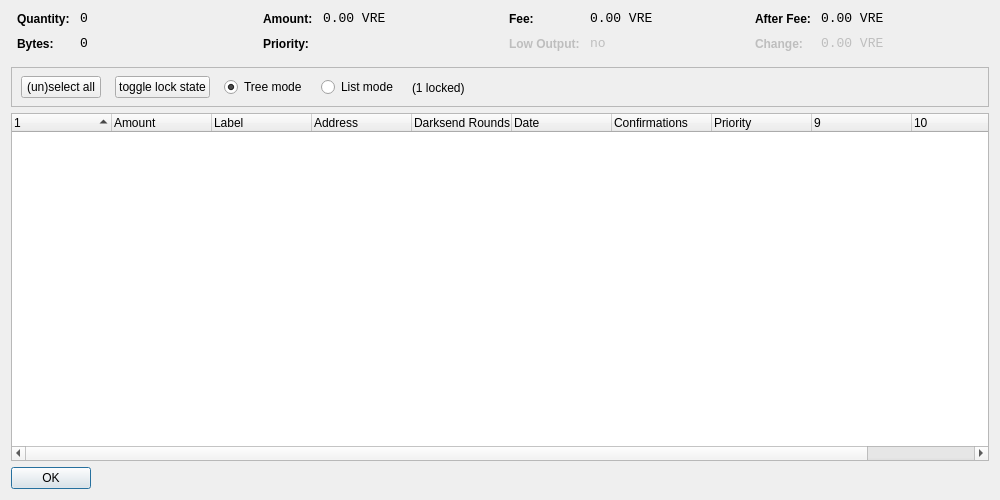
<?xml version="1.0" encoding="UTF-8"?>
<ui version="4.0">
 <class>CoinControlDialog</class>
 <widget class="QDialog" name="CoinControlDialog">
  <property name="geometry">
   <rect>
    <x>0</x>
    <y>0</y>
    <width>1000</width>
    <height>500</height>
   </rect>
  </property>
  <property name="windowTitle">
   <string>Coin Control</string>
  </property>
  <layout class="QVBoxLayout" name="verticalLayout">
   <item>
    <layout class="QHBoxLayout" name="horizontalLayoutTop" stretch="0,0,0,0">
     <property name="topMargin">
      <number>0</number>
     </property>
     <property name="bottomMargin">
      <number>10</number>
     </property>
     <item>
      <layout class="QFormLayout" name="formLayoutCoinControl1">
       <property name="horizontalSpacing">
        <number>10</number>
       </property>
       <property name="verticalSpacing">
        <number>10</number>
       </property>
       <property name="leftMargin">
        <number>6</number>
       </property>
       <property name="rightMargin">
        <number>6</number>
       </property>
       <item row="0" column="0">
        <widget class="QLabel" name="labelCoinControlQuantityText">
         <property name="styleSheet">
          <string notr="true">font-weight:bold;</string>
         </property>
         <property name="text">
          <string>Quantity:</string>
         </property>
        </widget>
       </item>
       <item row="0" column="1">
        <widget class="QLabel" name="labelCoinControlQuantity">
         <property name="font">
          <font>
           <family>Monospace</family>
           <pointsize>10</pointsize>
          </font>
         </property>
         <property name="cursor">
          <cursorShape>IBeamCursor</cursorShape>
         </property>
         <property name="contextMenuPolicy">
          <enum>Qt::ActionsContextMenu</enum>
         </property>
         <property name="text">
          <string notr="true">0</string>
         </property>
         <property name="textInteractionFlags">
          <set>Qt::LinksAccessibleByMouse|Qt::TextSelectableByKeyboard|Qt::TextSelectableByMouse</set>
         </property>
        </widget>
       </item>
       <item row="1" column="0">
        <widget class="QLabel" name="labelCoinControlBytesText">
         <property name="styleSheet">
          <string notr="true">font-weight:bold;</string>
         </property>
         <property name="text">
          <string>Bytes:</string>
         </property>
        </widget>
       </item>
       <item row="1" column="1">
        <widget class="QLabel" name="labelCoinControlBytes">
         <property name="font">
          <font>
           <family>Monospace</family>
           <pointsize>10</pointsize>
          </font>
         </property>
         <property name="cursor">
          <cursorShape>IBeamCursor</cursorShape>
         </property>
         <property name="contextMenuPolicy">
          <enum>Qt::ActionsContextMenu</enum>
         </property>
         <property name="text">
          <string notr="true">0</string>
         </property>
         <property name="textInteractionFlags">
          <set>Qt::LinksAccessibleByMouse|Qt::TextSelectableByKeyboard|Qt::TextSelectableByMouse</set>
         </property>
        </widget>
       </item>
      </layout>
     </item>
     <item>
      <layout class="QFormLayout" name="formLayoutCoinControl2">
       <property name="horizontalSpacing">
        <number>10</number>
       </property>
       <property name="verticalSpacing">
        <number>10</number>
       </property>
       <property name="leftMargin">
        <number>6</number>
       </property>
       <property name="rightMargin">
        <number>6</number>
       </property>
       <item row="0" column="0">
        <widget class="QLabel" name="labelCoinControlAmountText">
         <property name="styleSheet">
          <string notr="true">font-weight:bold;</string>
         </property>
         <property name="text">
          <string>Amount:</string>
         </property>
        </widget>
       </item>
       <item row="0" column="1">
        <widget class="QLabel" name="labelCoinControlAmount">
         <property name="font">
          <font>
           <family>Monospace</family>
           <pointsize>10</pointsize>
          </font>
         </property>
         <property name="cursor">
          <cursorShape>IBeamCursor</cursorShape>
         </property>
         <property name="contextMenuPolicy">
          <enum>Qt::ActionsContextMenu</enum>
         </property>
         <property name="text">
          <string notr="true">0.00 VRE</string>
         </property>
         <property name="textInteractionFlags">
          <set>Qt::LinksAccessibleByMouse|Qt::TextSelectableByKeyboard|Qt::TextSelectableByMouse</set>
         </property>
        </widget>
       </item>
       <item row="1" column="0">
        <widget class="QLabel" name="labelCoinControlPriorityText">
         <property name="styleSheet">
          <string notr="true">font-weight:bold;</string>
         </property>
         <property name="text">
          <string>Priority:</string>
         </property>
        </widget>
       </item>
       <item row="1" column="1">
        <widget class="QLabel" name="labelCoinControlPriority">
         <property name="font">
          <font>
           <family>Monospace</family>
           <pointsize>10</pointsize>
          </font>
         </property>
         <property name="cursor">
          <cursorShape>IBeamCursor</cursorShape>
         </property>
         <property name="contextMenuPolicy">
          <enum>Qt::ActionsContextMenu</enum>
         </property>
         <property name="text">
          <string/>
         </property>
         <property name="textInteractionFlags">
          <set>Qt::LinksAccessibleByMouse|Qt::TextSelectableByKeyboard|Qt::TextSelectableByMouse</set>
         </property>
        </widget>
       </item>
      </layout>
     </item>
     <item>
      <layout class="QFormLayout" name="formLayoutCoinControl3">
       <property name="horizontalSpacing">
        <number>10</number>
       </property>
       <property name="verticalSpacing">
        <number>10</number>
       </property>
       <property name="leftMargin">
        <number>6</number>
       </property>
       <property name="rightMargin">
        <number>6</number>
       </property>
       <item row="0" column="0">
        <widget class="QLabel" name="labelCoinControlFeeText">
         <property name="styleSheet">
          <string notr="true">font-weight:bold;</string>
         </property>
         <property name="text">
          <string>Fee:</string>
         </property>
        </widget>
       </item>
       <item row="0" column="1">
        <widget class="QLabel" name="labelCoinControlFee">
         <property name="font">
          <font>
           <family>Monospace</family>
           <pointsize>10</pointsize>
          </font>
         </property>
         <property name="cursor">
          <cursorShape>IBeamCursor</cursorShape>
         </property>
         <property name="contextMenuPolicy">
          <enum>Qt::ActionsContextMenu</enum>
         </property>
         <property name="text">
          <string notr="true">0.00 VRE</string>
         </property>
         <property name="textInteractionFlags">
          <set>Qt::LinksAccessibleByMouse|Qt::TextSelectableByKeyboard|Qt::TextSelectableByMouse</set>
         </property>
        </widget>
       </item>
       <item row="1" column="0">
        <widget class="QLabel" name="labelCoinControlLowOutputText">
         <property name="enabled">
          <bool>false</bool>
         </property>
         <property name="styleSheet">
          <string notr="true">font-weight:bold;</string>
         </property>
         <property name="text">
          <string>Low Output:</string>
         </property>
        </widget>
       </item>
       <item row="1" column="1">
        <widget class="QLabel" name="labelCoinControlLowOutput">
         <property name="enabled">
          <bool>false</bool>
         </property>
         <property name="font">
          <font>
           <family>Monospace</family>
           <pointsize>10</pointsize>
          </font>
         </property>
         <property name="cursor">
          <cursorShape>IBeamCursor</cursorShape>
         </property>
         <property name="contextMenuPolicy">
          <enum>Qt::ActionsContextMenu</enum>
         </property>
         <property name="text">
          <string notr="true">no</string>
         </property>
         <property name="textInteractionFlags">
          <set>Qt::LinksAccessibleByMouse|Qt::TextSelectableByKeyboard|Qt::TextSelectableByMouse</set>
         </property>
        </widget>
       </item>
      </layout>
     </item>
     <item>
      <layout class="QFormLayout" name="formLayoutCoinControl4">
       <property name="horizontalSpacing">
        <number>10</number>
       </property>
       <property name="verticalSpacing">
        <number>10</number>
       </property>
       <property name="leftMargin">
        <number>6</number>
       </property>
       <property name="rightMargin">
        <number>6</number>
       </property>
       <item row="0" column="0">
        <widget class="QLabel" name="labelCoinControlAfterFeeText">
         <property name="styleSheet">
          <string notr="true">font-weight:bold;</string>
         </property>
         <property name="text">
          <string>After Fee:</string>
         </property>
        </widget>
       </item>
       <item row="0" column="1">
        <widget class="QLabel" name="labelCoinControlAfterFee">
         <property name="font">
          <font>
           <family>Monospace</family>
           <pointsize>10</pointsize>
          </font>
         </property>
         <property name="cursor">
          <cursorShape>IBeamCursor</cursorShape>
         </property>
         <property name="contextMenuPolicy">
          <enum>Qt::ActionsContextMenu</enum>
         </property>
         <property name="text">
          <string notr="true">0.00 VRE</string>
         </property>
         <property name="textInteractionFlags">
          <set>Qt::LinksAccessibleByMouse|Qt::TextSelectableByKeyboard|Qt::TextSelectableByMouse</set>
         </property>
        </widget>
       </item>
       <item row="1" column="0">
        <widget class="QLabel" name="labelCoinControlChangeText">
         <property name="enabled">
          <bool>false</bool>
         </property>
         <property name="styleSheet">
          <string notr="true">font-weight:bold;</string>
         </property>
         <property name="text">
          <string>Change:</string>
         </property>
        </widget>
       </item>
       <item row="1" column="1">
        <widget class="QLabel" name="labelCoinControlChange">
         <property name="enabled">
          <bool>false</bool>
         </property>
         <property name="font">
          <font>
           <family>Monospace</family>
           <pointsize>10</pointsize>
          </font>
         </property>
         <property name="cursor">
          <cursorShape>IBeamCursor</cursorShape>
         </property>
         <property name="contextMenuPolicy">
          <enum>Qt::ActionsContextMenu</enum>
         </property>
         <property name="text">
          <string notr="true">0.00 VRE</string>
         </property>
         <property name="textInteractionFlags">
          <set>Qt::LinksAccessibleByMouse|Qt::TextSelectableByKeyboard|Qt::TextSelectableByMouse</set>
         </property>
        </widget>
       </item>
      </layout>
     </item>
    </layout>
   </item>
   <item>
    <widget class="QFrame" name="frame">
     <property name="minimumSize">
      <size>
       <width>0</width>
       <height>40</height>
      </size>
     </property>
     <property name="frameShape">
      <enum>QFrame::StyledPanel</enum>
     </property>
     <property name="frameShadow">
      <enum>QFrame::Sunken</enum>
     </property>
     <widget class="QWidget" name="horizontalLayoutWidget">
      <property name="geometry">
       <rect>
        <x>10</x>
        <y>0</y>
        <width>781</width>
        <height>41</height>
       </rect>
      </property>
      <layout class="QHBoxLayout" name="horizontalLayoutPanel" stretch="0,0,0,0,0">
       <property name="spacing">
        <number>14</number>
       </property>
       <item>
        <widget class="QPushButton" name="pushButtonSelectAll">
         <property name="sizePolicy">
          <sizepolicy hsizetype="Maximum" vsizetype="Fixed">
           <horstretch>0</horstretch>
           <verstretch>0</verstretch>
          </sizepolicy>
         </property>
         <property name="text">
          <string>(un)select all</string>
         </property>
        </widget>
       </item>
        <item>
         <widget class="QPushButton" name="pushButtonToggleLock">
          <property name="sizePolicy">
           <sizepolicy hsizetype="Maximum" vsizetype="Fixed">
            <horstretch>0</horstretch>
            <verstretch>0</verstretch>
           </sizepolicy>
          </property>
          <property name="text">
           <string>toggle lock state</string>
          </property>
          <property name="autoDefault">
           <bool>false</bool>
          </property>
         </widget>
        </item>
       <item>
        <widget class="QRadioButton" name="radioTreeMode">
         <property name="sizePolicy">
          <sizepolicy hsizetype="Maximum" vsizetype="Fixed">
           <horstretch>0</horstretch>
           <verstretch>0</verstretch>
          </sizepolicy>
         </property>
         <property name="text">
          <string>Tree mode</string>
         </property>
         <property name="checked">
          <bool>true</bool>
         </property>
        </widget>
       </item>
       <item>
        <widget class="QRadioButton" name="radioListMode">
         <property name="sizePolicy">
          <sizepolicy hsizetype="Maximum" vsizetype="Fixed">
           <horstretch>0</horstretch>
           <verstretch>0</verstretch>
          </sizepolicy>
         </property>
         <property name="text">
          <string>List mode</string>
         </property>
        </widget>
       </item>
        <item>
         <widget class="QLabel" name="labelLocked">
          <property name="text">
           <string>(1 locked)</string>
          </property>
         </widget>
        </item>
       <item>
        <spacer name="horizontalSpacer">
         <property name="orientation">
          <enum>Qt::Horizontal</enum>
         </property>
         <property name="sizeHint" stdset="0">
          <size>
           <width>40</width>
           <height>20</height>
          </size>
         </property>
        </spacer>
       </item>
      </layout>
     </widget>
    </widget>
   </item>
   <item>
    <widget class="CoinControlTreeWidget" name="treeWidget">
     <property name="contextMenuPolicy">
      <enum>Qt::CustomContextMenu</enum>
     </property>
     <property name="sortingEnabled">
      <bool>false</bool>
     </property>
     <property name="columnCount">
      <number>11</number>
     </property>
     <attribute name="headerShowSortIndicator" stdset="0">
      <bool>true</bool>
     </attribute>
     <attribute name="headerStretchLastSection">
      <bool>false</bool>
     </attribute>
     <column>
      <property name="text">
       <string/>
      </property>
     </column>
     <column>
      <property name="text">
       <string>Amount</string>
      </property>
     </column>
     <column>
      <property name="text">
       <string>Label</string>
      </property>
     </column>
     <column>
      <property name="text">
       <string>Address</string>
      </property>
     </column>
     <column>
      <property name="text">
       <string>Darksend Rounds</string>
      </property>
    </column>
     <column>
      <property name="text">
       <string>Date</string>
      </property>
     </column>
     <column>
      <property name="text">
       <string>Confirmations</string>
      </property>
      <property name="toolTip">
       <string>Confirmed</string>
      </property>
     </column>
     <column>
      <property name="text">
       <string>Priority</string>
      </property>
     </column>
     <column>
      <property name="text">
       <string/>
      </property>
     </column>
     <column>
      <property name="text">
       <string/>
      </property>
     </column>
     <column>
      <property name="text">
       <string/>
      </property>
     </column>
     <column>
      <property name="text">
       <string/>
      </property>
     </column>
    </widget>
   </item>
   <item>
    <widget class="QDialogButtonBox" name="buttonBox">
     <property name="sizePolicy">
      <sizepolicy hsizetype="Maximum" vsizetype="Fixed">
       <horstretch>0</horstretch>
       <verstretch>0</verstretch>
      </sizepolicy>
     </property>
     <property name="orientation">
      <enum>Qt::Horizontal</enum>
     </property>
     <property name="standardButtons">
      <set>QDialogButtonBox::Ok</set>
     </property>
    </widget>
   </item>
  </layout>
 </widget>
 <customwidgets>
  <customwidget>
   <class>CoinControlTreeWidget</class>
   <extends>QTreeWidget</extends>
   <header>coincontroltreewidget.h</header>
  </customwidget>
 </customwidgets>
 <resources/>
 <connections/>
</ui>
